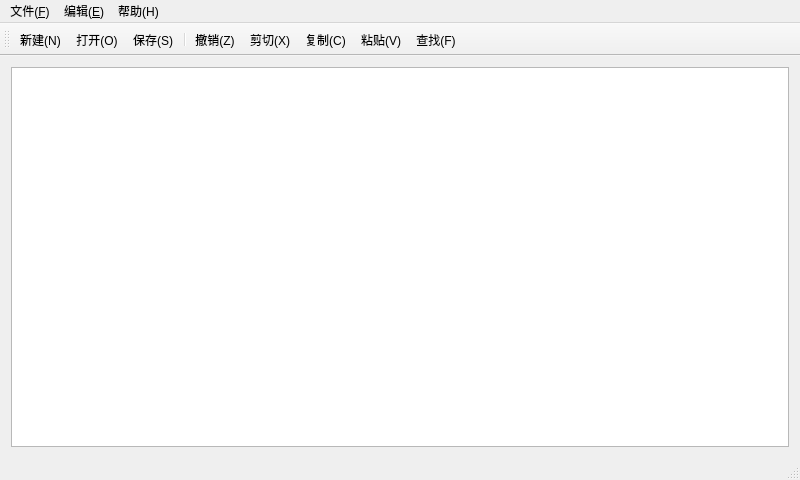
<?xml version="1.0" encoding="UTF-8"?>
<ui version="4.0">
 <class>MainWindow</class>
 <widget class="QMainWindow" name="MainWindow">
  <property name="geometry">
   <rect>
    <x>0</x>
    <y>0</y>
    <width>800</width>
    <height>480</height>
   </rect>
  </property>
  <property name="windowTitle">
   <string>MainWindow</string>
  </property>
  <widget class="QWidget" name="centralWidget">
   <layout class="QGridLayout" name="gridLayout">
    <item row="2" column="0" colspan="2">
     <widget class="QTextEdit" name="textEdit"/>
    </item>
   </layout>
  </widget>
  <widget class="QMenuBar" name="menuBar">
   <property name="geometry">
    <rect>
     <x>0</x>
     <y>0</y>
     <width>800</width>
     <height>26</height>
    </rect>
   </property>
   <widget class="QMenu" name="menu_F">
    <property name="title">
     <string>文件(&amp;F)</string>
    </property>
    <addaction name="action_N"/>
    <addaction name="action_O"/>
    <addaction name="action_C"/>
    <addaction name="separator"/>
    <addaction name="action_S"/>
    <addaction name="action_A"/>
    <addaction name="separator"/>
    <addaction name="action_X"/>
   </widget>
   <widget class="QMenu" name="menu_E">
    <property name="title">
     <string>编辑(&amp;E)</string>
    </property>
    <addaction name="action_Z"/>
    <addaction name="action_X_2"/>
    <addaction name="action_C_2"/>
    <addaction name="action_V"/>
    <addaction name="action_F"/>
   </widget>
   <widget class="QMenu" name="menu_H">
    <property name="title">
     <string>帮助(H)</string>
    </property>
    <addaction name="action_3"/>
   </widget>
   <addaction name="menu_F"/>
   <addaction name="menu_E"/>
   <addaction name="menu_H"/>
  </widget>
  <widget class="QToolBar" name="toolBar">
   <property name="windowTitle">
    <string>toolBar</string>
   </property>
   <attribute name="toolBarArea">
    <enum>TopToolBarArea</enum>
   </attribute>
   <attribute name="toolBarBreak">
    <bool>false</bool>
   </attribute>
   <addaction name="action_N"/>
   <addaction name="action_O"/>
   <addaction name="action_S"/>
   <addaction name="separator"/>
   <addaction name="action_Z"/>
   <addaction name="action_X_2"/>
   <addaction name="action_C_2"/>
   <addaction name="action_V"/>
   <addaction name="action_F"/>
  </widget>
  <widget class="QStatusBar" name="statusBar"/>
  <action name="action_N">
   <property name="icon">
    <iconset resource="myicons.qrc">
     <normaloff>:/MyIcons/IconImages/document-new.png</normaloff>:/MyIcons/IconImages/document-new.png</iconset>
   </property>
   <property name="text">
    <string>新建(&amp;N)</string>
   </property>
   <property name="statusTip">
    <string>新建文件</string>
   </property>
   <property name="shortcut">
    <string>Ctrl+N</string>
   </property>
  </action>
  <action name="action_O">
   <property name="icon">
    <iconset resource="myicons.qrc">
     <normaloff>:/MyIcons/IconImages/document-open.png</normaloff>:/MyIcons/IconImages/document-open.png</iconset>
   </property>
   <property name="text">
    <string>打开(&amp;O)</string>
   </property>
   <property name="statusTip">
    <string>打开文件</string>
   </property>
   <property name="shortcut">
    <string>Ctrl+O</string>
   </property>
  </action>
  <action name="action_C">
   <property name="icon">
    <iconset resource="myicons.qrc">
     <normaloff>:/MyIcons/IconImages/window-close.png</normaloff>:/MyIcons/IconImages/window-close.png</iconset>
   </property>
   <property name="text">
    <string>关闭(&amp;C)</string>
   </property>
   <property name="statusTip">
    <string>关闭文件</string>
   </property>
   <property name="shortcut">
    <string>Ctrl+W</string>
   </property>
  </action>
  <action name="action_S">
   <property name="icon">
    <iconset resource="myicons.qrc">
     <normaloff>:/MyIcons/IconImages/document-save.png</normaloff>:/MyIcons/IconImages/document-save.png</iconset>
   </property>
   <property name="text">
    <string>保存(&amp;S)</string>
   </property>
   <property name="statusTip">
    <string>保存文件</string>
   </property>
   <property name="shortcut">
    <string>Ctrl+S</string>
   </property>
  </action>
  <action name="action_A">
   <property name="icon">
    <iconset resource="myicons.qrc">
     <normaloff>:/MyIcons/IconImages/filesaveas.png</normaloff>:/MyIcons/IconImages/filesaveas.png</iconset>
   </property>
   <property name="text">
    <string>另存为(&amp;A)</string>
   </property>
   <property name="statusTip">
    <string>另存为</string>
   </property>
  </action>
  <action name="action_X">
   <property name="icon">
    <iconset resource="myicons.qrc">
     <normaloff>:/MyIcons/IconImages/exit.png</normaloff>:/MyIcons/IconImages/exit.png</iconset>
   </property>
   <property name="text">
    <string>退出(&amp;X)</string>
   </property>
   <property name="shortcut">
    <string>Ctrl+Q</string>
   </property>
  </action>
  <action name="action_Z">
   <property name="icon">
    <iconset resource="myicons.qrc">
     <normaloff>:/MyIcons/IconImages/edit-undo.png</normaloff>:/MyIcons/IconImages/edit-undo.png</iconset>
   </property>
   <property name="text">
    <string>撤销(&amp;Z)</string>
   </property>
   <property name="statusTip">
    <string>撤销</string>
   </property>
   <property name="shortcut">
    <string>Ctrl+Z</string>
   </property>
  </action>
  <action name="action_X_2">
   <property name="icon">
    <iconset resource="myicons.qrc">
     <normaloff>:/MyIcons/IconImages/edit-cut.png</normaloff>:/MyIcons/IconImages/edit-cut.png</iconset>
   </property>
   <property name="text">
    <string>剪切(&amp;X)</string>
   </property>
   <property name="statusTip">
    <string>剪切</string>
   </property>
   <property name="shortcut">
    <string>Ctrl+X</string>
   </property>
  </action>
  <action name="action_C_2">
   <property name="icon">
    <iconset resource="myicons.qrc">
     <normaloff>:/MyIcons/IconImages/edit-copy.png</normaloff>:/MyIcons/IconImages/edit-copy.png</iconset>
   </property>
   <property name="text">
    <string>复制(&amp;C)</string>
   </property>
   <property name="statusTip">
    <string>复制</string>
   </property>
   <property name="shortcut">
    <string>Ctrl+C</string>
   </property>
  </action>
  <action name="action_V">
   <property name="icon">
    <iconset resource="myicons.qrc">
     <normaloff>:/MyIcons/IconImages/edit-paste.png</normaloff>:/MyIcons/IconImages/edit-paste.png</iconset>
   </property>
   <property name="text">
    <string>粘贴(&amp;V)</string>
   </property>
   <property name="statusTip">
    <string>粘贴</string>
   </property>
   <property name="shortcut">
    <string>Ctrl+V</string>
   </property>
  </action>
  <action name="action_F">
   <property name="icon">
    <iconset resource="myicons.qrc">
     <normaloff>:/MyIcons/IconImages/edit-find-replace.png</normaloff>:/MyIcons/IconImages/edit-find-replace.png</iconset>
   </property>
   <property name="text">
    <string>查找(&amp;F)</string>
   </property>
   <property name="statusTip">
    <string>查找</string>
   </property>
   <property name="shortcut">
    <string>Ctrl+F</string>
   </property>
  </action>
  <action name="action_3">
   <property name="icon">
    <iconset resource="myicons.qrc">
     <normaloff>:/MyIcons/IconImages/help-contents.png</normaloff>:/MyIcons/IconImages/help-contents.png</iconset>
   </property>
   <property name="text">
    <string>版本说明</string>
   </property>
   <property name="shortcut">
    <string>Ctrl+H</string>
   </property>
  </action>
 </widget>
 <layoutdefault spacing="6" margin="11"/>
 <resources>
  <include location="myicons.qrc"/>
 </resources>
 <connections/>
</ui>
